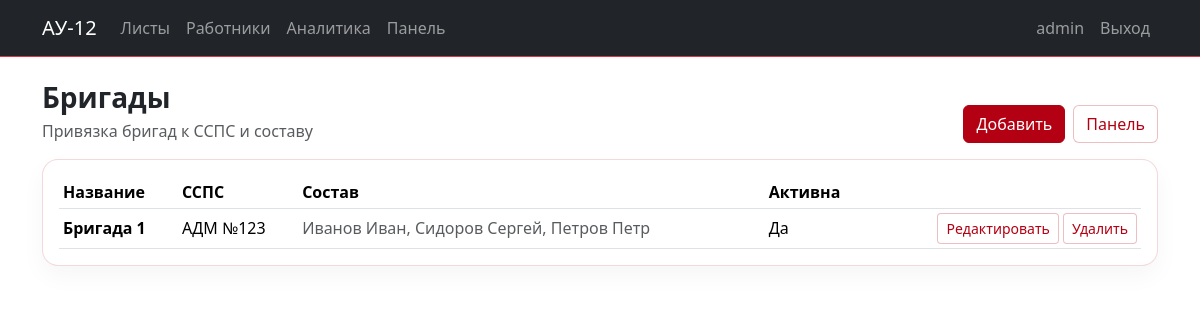
The page /panel/directory/brigades/ (signed in) on the database its author committed.
### apps/accounts/models.py (models this page shows, shortened)
class User(AbstractUser):
    patronymic = models.CharField("Отчество", max_length=150, blank=True, default="")
    role = models.CharField("Должность", max_length=20, choices=Role.choices, default=Role.MACHINIST)
    station = models.ForeignKey(
        Station,
        verbose_name="Станция",
        on_delete=models.PROTECT,
        null=True,
        blank=True,
        related_name="users",
    )
    class Meta:
        verbose_name = "Пользователь"
        verbose_name_plural = "Пользователи"

### apps/directory/models.py (models this page shows, shortened)
class Brigade(models.Model):
    name = models.CharField("Название бригады", max_length=255)
    ssps_unit = models.ForeignKey(SSPSUnit, verbose_name="Единица ССПС", on_delete=models.PROTECT, related_name="brigades")
    members = models.ManyToManyField(
        settings.AUTH_USER_MODEL,
        verbose_name="Состав бригады (работники)",
        related_name="brigades",
        blank=True
    )
    is_active = models.BooleanField("Активна", default=True)
    class Meta:
        verbose_name = "Бригада"
        verbose_name_plural = "Бригады"
        unique_together = [("name", "ssps_unit")]

class SSPSUnit(models.Model):
    owner = models.ForeignKey(Enterprise, verbose_name="Владелец (предприятие)", on_delete=models.PROTECT)
    type_name = models.CharField("Тип ССПС", max_length=120)
    number = models.CharField("Номер ССПС", max_length=50)
    max_people = models.PositiveIntegerField("Макс. число людей", default=0)
    class Meta:
        verbose_name = "Единица ССПС"
        verbose_name_plural = "Единицы ССПС"
        unique_together = [("type_name", "number")]
    def __str__(self):
        return f"{self.type_name} №{self.number}"

### apps/panel/views.py (the view)
# urls.py: path("directory/brigades/", views.BrigadeList.as_view(), name="brigade_list"),
class BrigadeList(RoleRequiredMixin, ListView):
    allowed_roles = {Role.ADMIN}
    model = Brigade
    template_name = "panel/list_brigades.html"
    def get_queryset(self):
        return super().get_queryset().select_related("ssps_unit").prefetch_related("members").order_by(
            "ssps_unit__type_name", "ssps_unit__number", "name"
        )

### apps/accounts/permissions.py (called while the page is built)
    def dispatch(self, request, *args, **kwargs):
        if not request.user.is_authenticated:
            return super().dispatch(request, *args, **kwargs)
        if getattr(request.user, "is_superuser", False):
            return super().dispatch(request, *args, **kwargs)
        if self.allowed_roles and getattr(request.user, "role", None) not in self.allowed_roles:
            return HttpResponseForbidden("Недостаточно прав.")
        return super().dispatch(request, *args, **kwargs)

### apps/panel/templates/panel/list_brigades.html
{% extends "base.html" %}
{% block content %}
<div class="d-flex align-items-end justify-content-between flex-wrap gap-2 mb-3">
  <div>
    <h3 class="section-title mb-1">Бригады</h3>
    <div class="text-muted">Привязка бригад к ССПС и составу</div>
  </div>
  <div class="d-flex gap-2">
    <a class="btn btn-brand" href="{% url 'panel:brigade_create' %}">Добавить</a>
    <a class="btn btn-ghost" href="{% url 'panel:home' %}">Панель</a>
  </div>
</div>
<div class="card p-3">
  <div class="table-responsive">
    <table class="table table-sm align-middle mb-0">
      <thead>
        <tr>
          <th>Название</th>
          <th>ССПС</th>
          <th>Состав</th>
          <th>Активна</th>
          <th></th>
        </tr>
      </thead>
      <tbody>
      {% for obj in object_list %}
        <tr>
          <td class="fw-semibold">{{ obj.name }}</td>
          <td>{{ obj.ssps_unit }}</td>
          <td class="text-muted">
            {% for m in obj.members.all %}
              {{ m.last_name }} {{ m.first_name }}{% if not forloop.last %}, {% endif %}
            {% empty %}
              —
            {% endfor %}
          </td>
          <td>{% if obj.is_active %}Да{% else %}Нет{% endif %}</td>
          <td class="text-end">
            <a class="btn btn-ghost btn-sm" href="{% url 'panel:brigade_edit' obj.id %}">Редактировать</a>
            <a class="btn btn-ghost btn-sm" href="{% url 'panel:brigade_delete' obj.id %}">Удалить</a>
          </td>
        </tr>
      {% empty %}
        <tr><td colspan="5" class="text-muted">Нет данных</td></tr>
      {% endfor %}
      </tbody>
    </table>
  </div>
</div>
{% endblock %}

### apps/accounts/templates/base.html (shortened to what this page needs)
<!doctype html>
<html lang="ru">
<head>
  <link href="https://cdn.jsdelivr.net/npm/bootstrap@5.3.3/dist/css/bootstrap.min.css" rel="stylesheet">
  <link href="/static/css/style.css" rel="stylesheet">
</head>
<body>
<nav class="navbar navbar-expand-lg navbar-dark bg-dark border-bottom border-danger">
  <div class="container">
    <a class="navbar-brand" href="{% url 'routesheets:au12_list' %}">АУ-12</a>
    <div class="collapse navbar-collapse" id="nav">
      <ul class="navbar-nav me-auto">
        <li class="nav-item"><a class="nav-link" href="{% url 'routesheets:au12_list' %}">Листы</a></li>
        <li class="nav-item"><a class="nav-link" href="{% url 'accounts:worker_list' %}">Работники</a></li>
        <li class="nav-item"><a class="nav-link" href="{% url 'routesheets:analytics_fuel' %}">Аналитика</a></li>
        {% if user.is_authenticated and user.is_superuser %}
          <li class="nav-item"><a class="nav-link" href="{% url 'panel:home' %}">Панель</a></li>
        {% endif %}
      </ul>
      <ul class="navbar-nav">
        {% if user.is_authenticated %}
          <li class="nav-item"><a class="nav-link">{{ user.username }}</a></li>
          <li class="nav-item"><a class="nav-link" href="{% url 'accounts:logout' %}">Выход</a></li>
        {% else %}
          <li class="nav-item"><a class="nav-link" href="{% url 'accounts:login' %}">Вход</a></li>
        {% endif %}
      </ul>
    </div>
  </div>
</nav>
<main class="container py-4">
  {% block content %}{% endblock %}
</main>
</body>
</html>

### static/css/style.css (style rules this page uses)
:root { --brand:#b30012; --brand2:#7a000c; }
.section-title { font-weight:700; }
.btn-brand { background:var(--brand); border-color:var(--brand); color:#fff; }
.btn-ghost { border:1px solid rgba(179,0,18,.25); color:var(--brand); background:#fff; }
.card { border:1px solid rgba(179,0,18,.15); border-radius:16px; box-shadow:0 10px 25px rgba(0,0,0,.04); }

### rows shown on the page
User: username "admin"
Brigade: name "Бригада 1", ssps_unit "АДМ №123", is_active "Да"
User: last_name "Иванов", first_name "Иван"
User: last_name "Сидоров", first_name "Сергей"
User: last_name "Петров", first_name "Петр"
